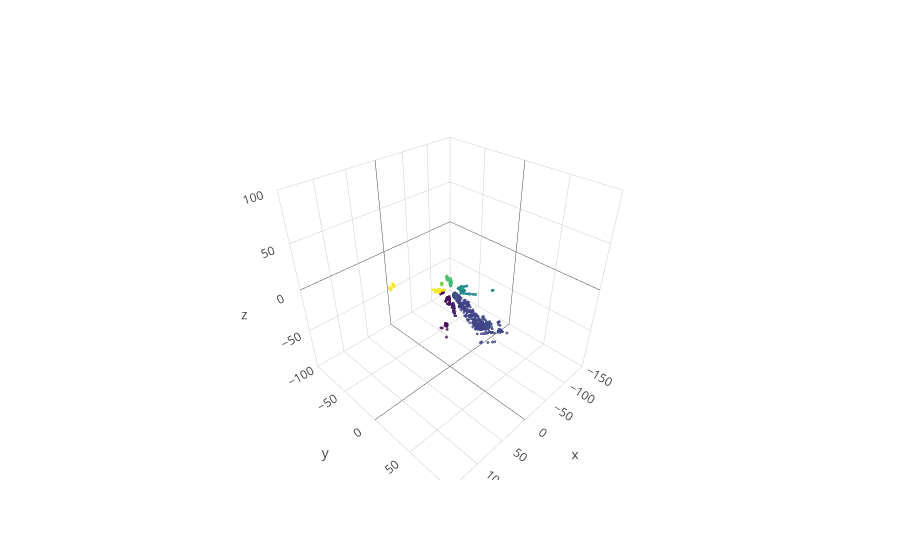

Write notebook code for a chart like this one.
### Code cell
# for i in range(len(markers_on)-1):    
#     basic_plot3 = basic_plot2[ (basic_plot2['X']>=markers_on[i]) & (basic_plot2['X']<=markers_on[i+1])]
#     plt.plot(basic_plot3['X'].to_numpy(),basic_plot3['Y'].to_numpy())

# out_cluster[3]
plot_sectors(list_of_valid_density,True)

### Figure 1 — Plotly figure (JSON) as saved in the notebook; plotly's stock layout.template omitted (floating-point values rounded to 4 significant figures; data arrays with more than 128 entries replaced by an {"elided": "..."} marker saying what was removed)
{"data": [{"marker": {"color": {"elided": "5597 int values"}, "colorscale": "Viridis", "opacity": 0.8, "size": 1}, "mode": "markers", "type": "scatter3d", "uid": "554c79c2-f254-4810-9264-3d4b049ba24b", "x": {"elided": "5597 float values"}, "y": {"elided": "5597 float values"}, "z": {"elided": "5597 float values"}}], "layout": {"scene": {"xaxis": {"nticks": 0, "range": [-150, 150]}, "yaxis": {"nticks": 0, "range": [-100, 100]}, "zaxis": {"nticks": 0, "range": [-100, 100]}}}}
